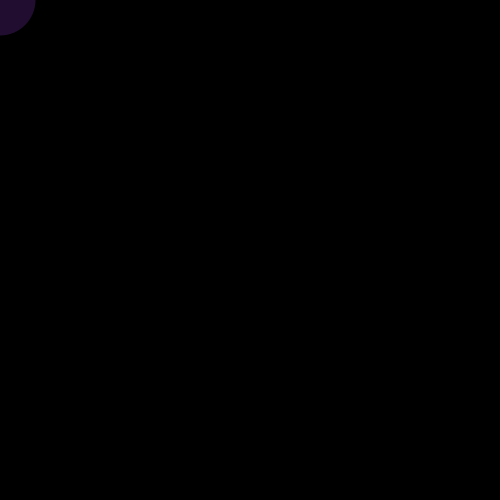
Frame 1 (no input)
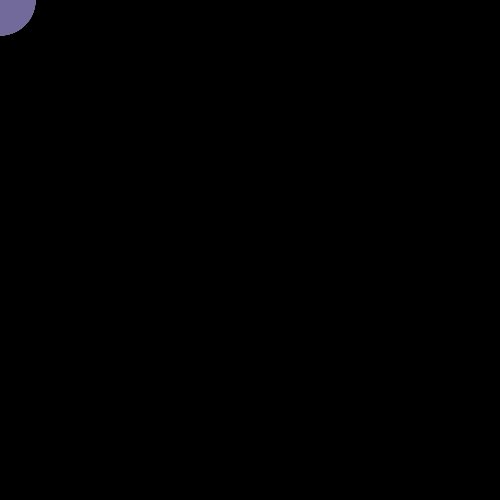
Frame 60 (the mouse pressed at the canvas centre just before this capture)
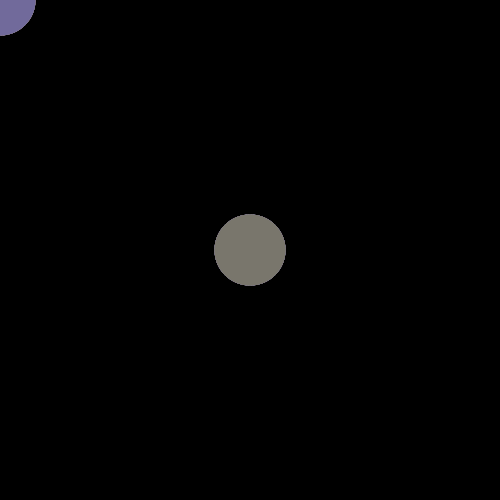
Frame 120 (the mouse held since frame 60 and released just before this capture)

The Processing sketch that drew these frames (run headless with seeded random() and noise(); from frame 60 on, the mouse is pressed at the canvas centre):

// Processing sketch: processing_60425
// ── processing_60425.pde

//Diana Chen
//cdiana@cmu.edu
// copyright 2012

int value =0; 
 
void setup()
{
  size(500, 500);
  smooth();
  background(0);
  frameRate(30);
}
void draw()
{
  noStroke();
  fill(random(0,255), random(0,255), random(0,255),50);
  ellipse(mouseX,mouseY,width/7,height/7);
}
 
void keyPressed()
{
  if(key == ENTER)
  {
      background(0);
  }
  
  else if (key != ENTER)
  { 
    background(255-value);
  }
  
  }
  
